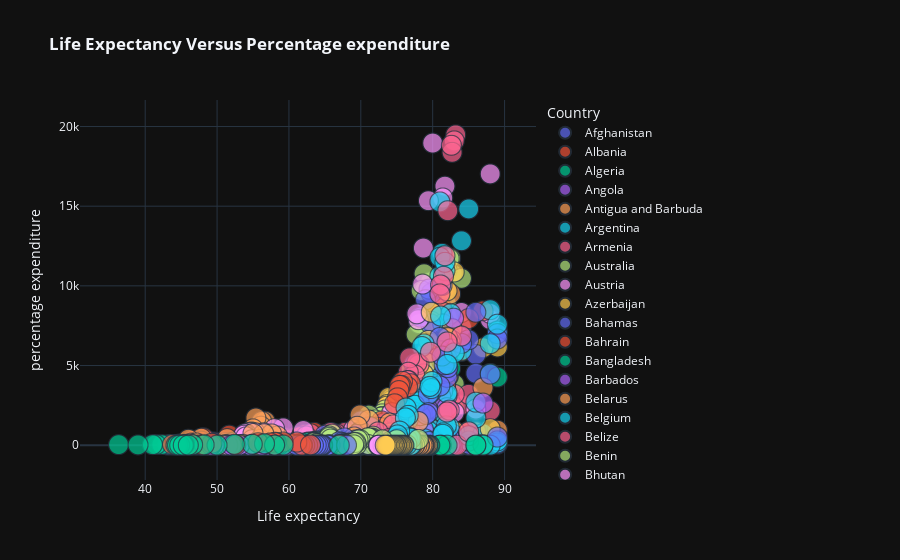

This figure's notebook cell:
### Code cell
px.scatter(df,x='Life expectancy',y='percentage expenditure',color='Country',size='Year',template='plotly_dark',\
           title='<b> Life Expectancy Versus Percentage expenditure')
